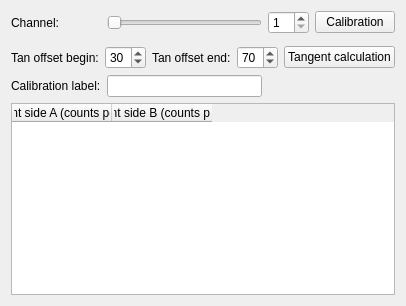
      <widget class="QWidget" name="tab_6">
       <attribute name="title">
        <string>Chip calibration</string>
       </attribute>
       <layout class="QGridLayout" name="gridLayout_20">
        <item row="0" column="0">
         <layout class="QGridLayout" name="gridLayout_19">
          <item row="0" column="2">
           <widget class="QSpinBox" name="SpinBox_CalibrationChannel">
            <property name="minimum">
             <number>1</number>
            </property>
            <property name="maximum">
             <number>32</number>
            </property>
           </widget>
          </item>
          <item row="3" column="0" colspan="4">
           <widget class="QRootCanvas" name="RootCanvas_CalibrationGraph" native="true">
            <property name="sizePolicy">
             <sizepolicy hsizetype="Preferred" vsizetype="MinimumExpanding">
              <horstretch>0</horstretch>
              <verstretch>0</verstretch>
             </sizepolicy>
            </property>
           </widget>
          </item>
          <item row="0" column="3">
           <widget class="QPushButton" name="PushButton_Calibration">
            <property name="text">
             <string>Calibration</string>
            </property>
           </widget>
          </item>
          <item row="6" column="0" colspan="4">
           <widget class="QTableWidget" name="TableWidget_ChannelsTangent">
            <column>
             <property name="text">
              <string>Tangent side A (counts per mV)</string>
             </property>
            </column>
            <column>
             <property name="text">
              <string>Tangent side B (counts per mV)</string>
             </property>
            </column>
           </widget>
          </item>
          <item row="0" column="1">
           <widget class="QSlider" name="HorizontalSlider_CalibrationChannel">
            <property name="minimum">
             <number>1</number>
            </property>
            <property name="maximum">
             <number>32</number>
            </property>
            <property name="orientation">
             <enum>Qt::Horizontal</enum>
            </property>
           </widget>
          </item>
          <item row="0" column="0">
           <widget class="QLabel" name="label_30">
            <property name="text">
             <string>Channel:</string>
            </property>
           </widget>
          </item>
          <item row="4" column="0" colspan="4">
           <layout class="QHBoxLayout" name="horizontalLayout_17">
            <item>
             <widget class="QLabel" name="label_31">
              <property name="text">
               <string>Tan offset begin:</string>
              </property>
             </widget>
            </item>
            <item>
             <widget class="QSpinBox" name="SpinBox_TanOffsetBegin">
              <property name="sizePolicy">
               <sizepolicy hsizetype="MinimumExpanding" vsizetype="Fixed">
                <horstretch>0</horstretch>
                <verstretch>0</verstretch>
               </sizepolicy>
              </property>
              <property name="value">
               <number>30</number>
              </property>
             </widget>
            </item>
            <item>
             <widget class="QLabel" name="label_32">
              <property name="text">
               <string>Tan offset end:</string>
              </property>
             </widget>
            </item>
            <item>
             <widget class="QSpinBox" name="SpinBox_TanOffsetEnd">
              <property name="sizePolicy">
               <sizepolicy hsizetype="MinimumExpanding" vsizetype="Fixed">
                <horstretch>0</horstretch>
                <verstretch>0</verstretch>
               </sizepolicy>
              </property>
              <property name="value">
               <number>70</number>
              </property>
             </widget>
            </item>
            <item>
             <widget class="QPushButton" name="PushButton_TanCalculation">
              <property name="text">
               <string>Tangent calculation</string>
              </property>
             </widget>
            </item>
           </layout>
          </item>
          <item row="5" column="0">
           <layout class="QHBoxLayout" name="horizontalLayout_18">
            <item>
             <widget class="QLabel" name="label_33">
              <property name="text">
               <string>Calibration label:</string>
              </property>
             </widget>
            </item>
           </layout>
          </item>
          <item row="5" column="1">
           <widget class="QLineEdit" name="LineEdit_CalibrationLabel"/>
          </item>
         </layout>
        </item>
       </layout>
      </widget>
